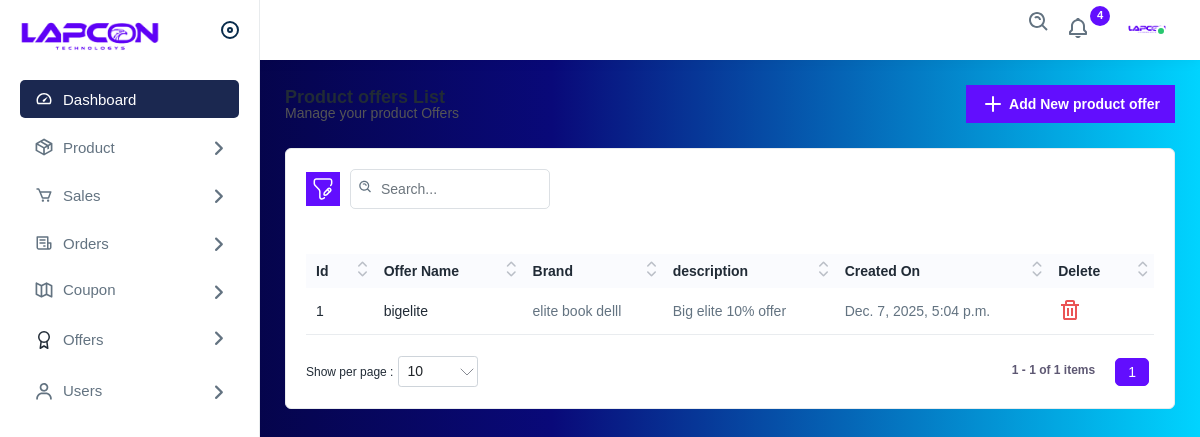
The page /admin_panel/view_product_offers (signed in) on the database its author committed.
### admin_panel/models.py (models this page shows)
class Product_offer(models.Model):
    product = models.ForeignKey(Product, on_delete=models.CASCADE)
    percentage = models.CharField(max_length=3)
    name = models.CharField(max_length=50)
    description = models.TextField(null=True,blank=True)
    is_active = models.BooleanField(default=True)
    created_at = models.DateTimeField(auto_now_add=True)
    updated_at = models.DateTimeField(auto_now=True)

### Product/models.py (models this page shows)
class Product(models.Model):
    name=models.CharField(max_length=255)
    description=models.TextField()
    category=models.ForeignKey(Category, on_delete=models.CASCADE,related_name='products')
    brand=models.ForeignKey(Brand,on_delete=models.CASCADE,related_name='products')
    operating_system = models.CharField(max_length=25, default='Android')
    processor = models.CharField(max_length=60)
    screen_size = models.CharField(max_length=60)
    is_available = models.BooleanField(default=True)
    is_active = models.BooleanField(default=True)
    created_at = models.DateTimeField(auto_now_add=True)
    updated_at = models.DateTimeField(auto_now=True)

### admin_panel/views.py (the view)
# urls.py: path('admin_panel/view_product_offers', views.view_product_offers, name='view_product_offers'),
@login_required(login_url='admin_signin')
@user_passes_test(is_staff, login_url='/')
def view_product_offers(request):
    product_offers = Product_offer.objects.all()
    return render(request, 'admin/view_product_offers.html',{'product_offers':product_offers,})

### admin_panel/views.py (called while the page is built)
def is_staff(user):
    return user.is_staff

### templates/admin/view_product_offers.html (shortened to what this page needs)
{% extends 'admin/layout.html' %}
{% load static %}
{% block content %}
    <div class="page-wrapper">
        <div class="content">
            <div class="page-header">
                <div class="page-title">
                    <h4>Product offers List</h4>
                    <h6>Manage your product Offers</h6>
                </div>
                <div class="page-btn">
                    <a href="{% url 'add_product_offer' %}" class="btn btn-added"><img
                            src="{% static 'img_admin/icons/plus.svg' %}" alt="img" class="me-1">Add New product offer</a>
                </div>
            </div>
            <div class="card">
                <div class="card-body">
                    <div class="table-top">
                        <div class="search-set">
                            <div class="search-path">
                                <a class="btn btn-filter" id="filter_search">
                                    <img src="{% static 'img_admin/icons/filter.svg' %}" alt="img">
                                </a>
                            </div>
                            <div class="search-input">
                                <a class="btn btn-searchset"><img src="{% static 'img_admin/icons/search-white.svg' %}"
                                        alt="img"></a>
                            </div>
                        </div>
                    </div>
                    <div class="table-responsive">
                        <table class="table  datanew">
                            <thead>
                                <tr>
                                    <th>Id</th>
                                    <th>Offer Name</th>
                                    <th>Brand</th>
                                    <th>description</th>
                                    <th>Created On </th>
                                    <th>Delete</th>
                                </tr>
                            </thead>
                            <tbody>
                                {% for offer in product_offers %}
                                <tr>
                                    <td><a class="me-3" href="{% url 'edit_product_offer' offer.id%}">{{offer.id}}</a></td>
                                    <td><a class="me-3" href="{% url 'edit_product_offer' offer.id%}">{{offer.name}}</a></td>
                                    <td>{{offer.product.name}}</td>
                                    <td>{{offer.description}}</td>
                                    <td>{{offer.created_at}}<td>
                                        <a class="me-3 confirm-text" href="{% url 'delete_product_offer' offer.id %}"><img src="{% static 'img_admin/icons/delete.svg' %}" alt="img"></a>
                                    </td>
                                </tr>
                                {% endfor %}
                            </tbody>
                        </table>
                    </div>
                </div>
            </div>
        </div>
    </div>
{% endblock %}

### rows shown on the page
Product_offer: id "1", name "bigelite", product.name "elite book delll", description "Big elite 10% offer", created_at "Dec. 7, 2025, 5:04 p.m."
